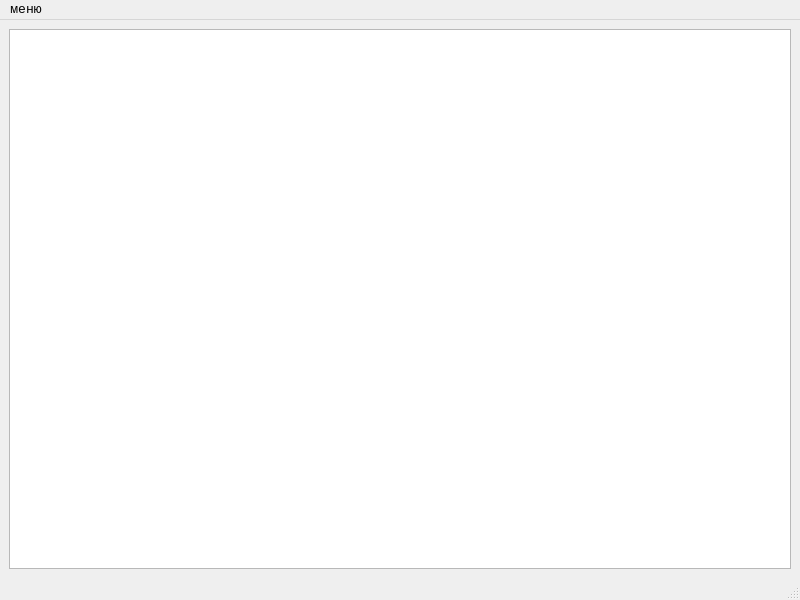
<?xml version="1.0" encoding="UTF-8"?>
<ui version="4.0">
 <class>MainWindow</class>
 <widget class="QMainWindow" name="MainWindow">
  <property name="geometry">
   <rect>
    <x>0</x>
    <y>0</y>
    <width>800</width>
    <height>600</height>
   </rect>
  </property>
  <property name="windowTitle">
   <string>MainWindow</string>
  </property>
  <property name="styleSheet">
   <string notr="true">QWidget{
	font-family: Liberation Mono; 
	font-size: 10pt
}</string>
  </property>
  <widget class="QWidget" name="centralwidget">
   <layout class="QVBoxLayout" name="verticalLayout">
    <item>
     <widget class="QTextEdit" name="textEdit">
      <property name="styleSheet">
       <string notr="true">QTextEdit{
	font-size: 12pt
}</string>
      </property>
     </widget>
    </item>
   </layout>
  </widget>
  <widget class="QStatusBar" name="statusbar"/>
  <widget class="QMenuBar" name="menubar">
   <property name="geometry">
    <rect>
     <x>0</x>
     <y>0</y>
     <width>800</width>
     <height>21</height>
    </rect>
   </property>
   <widget class="QMenu" name="menu">
    <property name="title">
     <string>меню</string>
    </property>
    <addaction name="action_tab_replace"/>
    <addaction name="action_exit"/>
   </widget>
   <addaction name="menu"/>
  </widget>
  <action name="action_tab_replace">
   <property name="text">
    <string>таблица замены</string>
   </property>
  </action>
  <action name="action_exit">
   <property name="text">
    <string>выход</string>
   </property>
  </action>
 </widget>
 <resources/>
 <connections/>
</ui>
